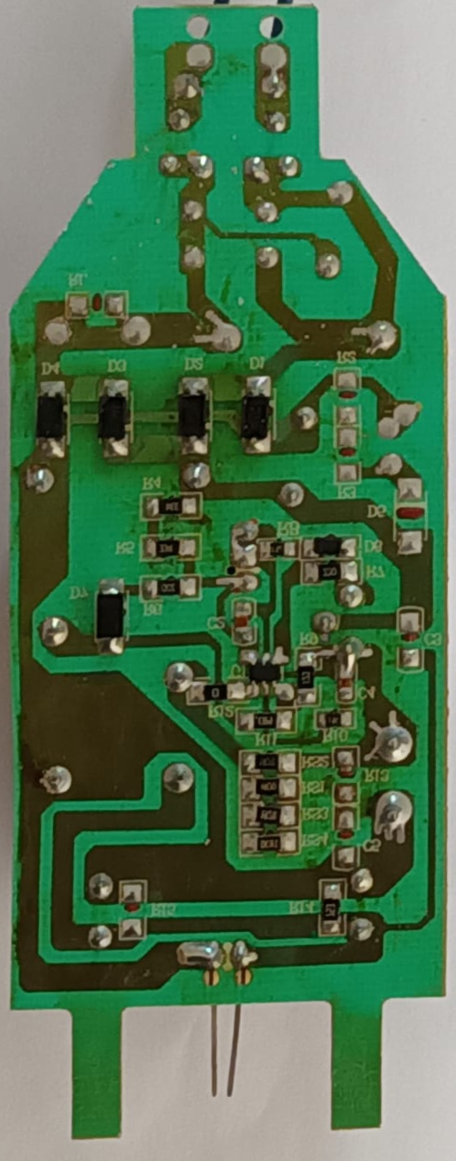
#> input picture processed_images/02_foto_inferior_alineada_vista_superior.png, 912 x 2321 px (shown at 1/2 size)
$ python colorear_redes.py
#> lines starting #> are read from the running program, lines starting #| are printed output that depends on the picture; after the words box and inside, x2 and y2 are one past the last pixel; in counts of white or black regions, pixels touching at a corner belong together
# -*- coding: utf-8 -*-
"""
Mapa de redes por color: pinta cada isla de cobre con el color de su red sobre
la foto alineada de la cara inferior y agrega una leyenda con los pads de cada red.

- Orientación: cuello abajo, pestañas arriba (como al medir con la placa volteada).
- Línea punteada = conexión medida con multímetro que no se ve como cobre
  continuo en la foto (pads de la misma red en islas distintas).
- Gris = pads cuya conexión no se ha determinado.

Entradas: cobre_islas.json, cobre_pads.json, redes_pcb.json y
processed_images/02_foto_inferior_alineada_vista_superior.png
Salida:   processed_images/15_mapa_de_redes_por_color.png

  python colorear_redes.py
"""
import colorsys
import json
import os
import sys
from collections import Counter, defaultdict

import cv2
import numpy as np

AQUI = os.path.dirname(os.path.abspath(__file__))
REPO = os.path.normpath(os.path.join(AQUI, "..", ".."))
sys.path.insert(0, AQUI)
from componentes import CONTORNO, ORIGEN_X, ORIGEN_Y, ESCALA  # noqa: E402

PPMM = 20
FIJOS = {  # colores BGR para las redes principales
    "DC+": (40, 40, 230), "DC-": (230, 90, 30), "AC_L": (20, 90, 150), "AC_N": (200, 200, 30),
    "AC_L_ENTRADA": (60, 130, 190), "AC_N_ENTRADA": (230, 230, 120),
    "LED+": (0, 150, 255), "LED-": (200, 60, 160), "VCC": (0, 220, 255), "GND_CI": (90, 90, 90),
    "COMPUERTA_CI": (60, 200, 60), "COMPUERTA_Q1": (130, 255, 130), "FB": (255, 120, 200),
    "CS": (180, 0, 255), "U1_PIN6": (255, 0, 120), "AUX_T1": (0, 120, 60),
    "RS_A": (120, 60, 255), "RS_B": (255, 200, 120),
}


def colores(nombres):
    res, libres = {}, [n for n in nombres if n not in FIJOS]
    for n in nombres:
        if n in FIJOS:
            res[n] = FIJOS[n]
    for i, n in enumerate(libres):
        r, g, b = colorsys.hsv_to_rgb((i * 0.618) % 1.0, 0.75, 0.95 if i % 2 else 0.75)
        res[n] = (int(b * 255), int(g * 255), int(r * 255))
    return res


def main():
    islas = json.load(open(os.path.join(AQUI, "cobre_islas.json"), encoding="utf-8"))
#> (reads hardware/scripts/cobre_islas.json from the repository)
    pads = {d["ref"]: d for d in json.load(open(os.path.join(AQUI, "cobre_pads.json"), encoding="utf-8"))}
#> (reads hardware/scripts/cobre_pads.json from the repository)
    red_de = json.load(open(os.path.join(AQUI, "redes_pcb.json"), encoding="utf-8"))
#> (reads hardware/scripts/redes_pcb.json from the repository)
    foto = cv2.imread(os.path.join(REPO, "processed_images", "02_foto_inferior_alineada_vista_superior.png"))
#> foto is the input picture: shape (2321, 912, 3); mean B, G, R 81.8, 116, 80.2
    H, W = foto.shape[:2]
#> H = 2321; W = 912

    cont = np.array([(ORIGEN_X + ESCALA * x, ORIGEN_Y + ESCALA * y) for x, y in CONTORNO])
    x0, y0 = cont.min(0) - 1.0

    def px(x, y):  # mm absolutos -> pixel, con volteo vertical (cuello abajo)
        return int((x - x0) * PPMM), int(H - 1 - (y - y0) * PPMM)

    cuenta = Counter(red_de.values())
    redes = sorted(n for n, k in cuenta.items() if k >= 2)
    col = colores(redes)

    # posición de cada pad
    pos = {}
    for ref, d in pads.items():
        for p in d["pads"]:
            pos.setdefault(f"{ref}.{p['num']}", (p["x"], p["y"]))

    base = cv2.addWeighted(cv2.flip(foto, 0), 0.55, np.full_like(foto, 255), 0.45, 0)
    capa = base.copy()
    isla_de_pad = {}
    for isla in islas:
        nombres = [red_de.get(f"{r}.{n}") for r, n in isla["pads"]]
        votos = Counter(n for n in nombres if n in col)
        c = col[votos.most_common(1)[0][0]] if votos else (170, 170, 170)
        for r, n in isla["pads"]:
            isla_de_pad[f"{r}.{n}"] = isla["id"]
        for poli in isla["poligonos"]:
            ext = np.array([px(x, y) for x, y in poli["exterior"]], np.int32)
            cv2.fillPoly(capa, [ext], c)
            for ag in poli["agujeros"]:
                cv2.fillPoly(capa, [np.array([px(x, y) for x, y in ag], np.int32)], base[0, 0].tolist())
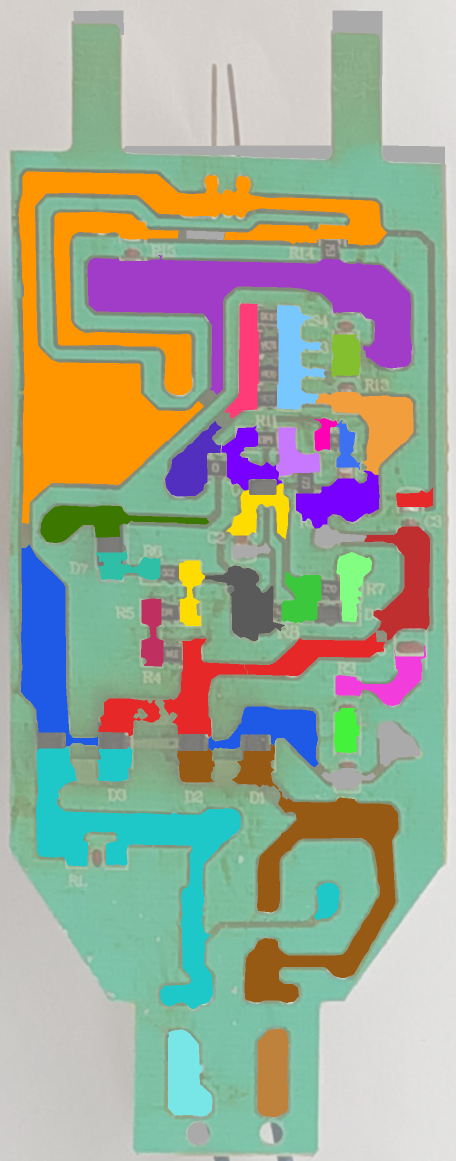
#> capa: shape (2321, 912, 3) (shown at 1/2 size); mean B, G, R 150.4, 169, 159.9
#> after the loop, isla_de_pad = 105 items
    img = cv2.addWeighted(capa, 0.7, base, 0.3, 0)
    cv2.polylines(img, [np.array([px(x, y) for x, y in cont], np.int32)], True, (0, 0, 0), 2)
#> img: shape (2321, 912, 3); mean B, G, R 151.5, 170, 157.9

    # conexiones medidas sin cobre visible: unir islas distintas de la misma red
    def punteada(a, b, c):
        a, b = np.array(a, float), np.array(b, float)
        n = max(int(np.linalg.norm(b - a) / 12), 1)
        for i in range(0, n, 2):
            p, q = a + (b - a) * i / n, a + (b - a) * min(i + 1, n) / n
            cv2.line(img, tuple(int(v) for v in p), tuple(int(v) for v in q), c, 4, cv2.LINE_AA)

    for n in redes:
        miembros = [p for p, r in red_de.items() if r == n and p in pos]
        grupos = defaultdict(list)
        for p in miembros:
            grupos[isla_de_pad.get(p, "sola-" + p)].append(p)
        grupos = list(grupos.values())
        conectados = grupos[0]
        for g in grupos[1:]:
            a, b = min(((a, b) for a in conectados for b in g),
                       key=lambda ab: np.hypot(pos[ab[0]][0] - pos[ab[1]][0], pos[ab[0]][1] - pos[ab[1]][1]))
            punteada(px(*pos[a]), px(*pos[b]), (0, 0, 0))
            punteada(px(*pos[a]), px(*pos[b]), col[n])
            conectados += g
#> this loop made 27 passes

    # pads
    for k, (x, y) in pos.items():
        n = red_de.get(k)
        c = col.get(n, (150, 150, 150))
        cv2.circle(img, px(x, y), 7, c, -1, cv2.LINE_AA)
        cv2.circle(img, px(x, y), 7, (0, 0, 0), 1, cv2.LINE_AA)
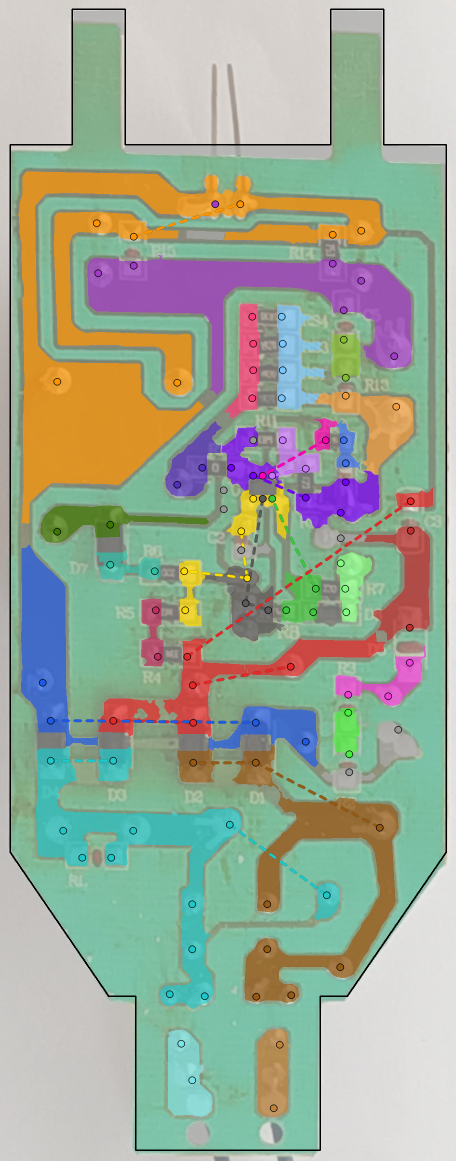
#> img: shape (2321, 912, 3) (shown at 1/2 size); mean B, G, R 150.9, 169.3, 157.4

    # nombre de cada red junto a su isla más grande
    mayor = {}
    for isla in islas:
        nombres = [red_de.get(f"{r}.{n}") for r, n in isla["pads"]]
        votos = Counter(n for n in nombres if n in col)
        if votos:
            n = votos.most_common(1)[0][0]
            if isla["area_mm2"] > mayor.get(n, (0, None))[0]:
                mayor[n] = (isla["area_mm2"], isla)
#> this loop made 48 passes
#> (nombres, votos, n) on passes 2, 3, 5, 6, 7, 8, 9, 10: (['AC_L_ENTRADA', 'AC_L_ENTRADA'], {'AC_L_ENTRADA': 2}, 'AC_L_ENTRADA'), (['AC_N_ENTRADA', 'AC_N_ENTRADA'], {'AC_N_ENTRADA': 2}, 'AC_N_ENTRADA'), (['AC_L', 'AC_L', 'AC_L', 'AC_L', 'AC_L', 'AC_L'], {'AC_L': 6}, 'AC_L'), (['AC_N'], {'AC_N': 1}, 'AC_N'), (['N-R2-1', 'N-R2-1'], {'N-R2-1': 2}, 'N-R2-1'), (['N-CE1-1', 'N-CE1-1', 'N-CE1-1'], {'N-CE1-1': 3}, 'N-CE1-1'), (['N-R4-1', 'N-R4-1'], {'N-R4-1': 2}, 'N-R4-1'), (['GND_CI'], {'GND_CI': 1}, 'GND_CI')
#> (votos, n) on pass 4: ({'AC_N': 10}, 'AC_N')
#> after the loop, mayor = 27 items
    for n, (_, isla) in mayor.items():
        p = np.array(isla["poligonos"][0]["exterior"]).mean(0)
        x, y = px(*p)
        for grosor, c in ((5, (255, 255, 255)), (2, (0, 0, 0))):
            cv2.putText(img, n, (x - 6 * len(n), y), cv2.FONT_HERSHEY_SIMPLEX, 0.6, c, grosor, cv2.LINE_AA)
#> this loop made 27 passes
#> (n, p, x, y) on passes 1 to 12: ('AC_L_ENTRADA', [126, 57.73], 551, 2145), ('AC_N_ENTRADA', [117.6, 57.81], 382, 2143), ('AC_N', [113.1, 77.89], 293, 1742), ('AC_L', [129.7, 75.26], 625, 1794), ('N-R2-1', [133.4, 92.06], 698, 1458), ('N-CE1-1', [136.9, 97.16], 769, 1356), ('N-R4-1', [113.6, 101.1], 303, 1278), ('GND_CI', [123.2, 105.1], 495, 1198), ('VCC', [124.6, 114], 522, 1020), ('COMPUERTA_CI', [128.4, 104.9], 598, 1201), ('COMPUERTA_Q1', [133.9, 106.3], 709, 1173), ('N-D7-2', [111, 108.4], 251, 1131)
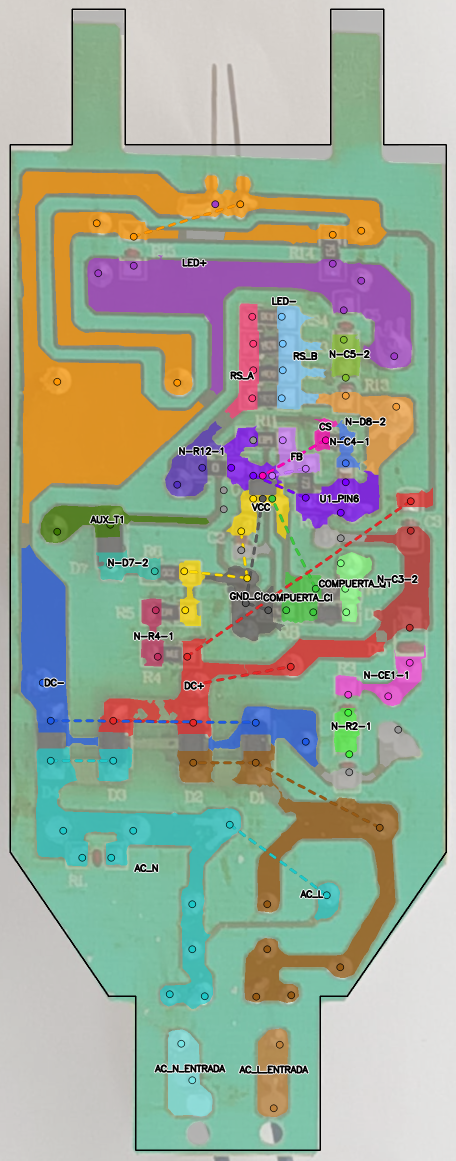
#> img: shape (2321, 912, 3) (shown at 1/2 size); 1.67% of pixels changed, all inside (x1, y1, x2, y2) = (86, 514, 838, 2150)

    # leyenda
    leyenda = np.full((H, 760, 3), 255, np.uint8)
#> leyenda: shape (2321, 760, 3); every value is 255
    cv2.putText(leyenda, "Redes de la PCB JT047-V1 (cara inferior,", (15, 40), cv2.FONT_HERSHEY_SIMPLEX, 0.7, (0, 0, 0), 2)
    cv2.putText(leyenda, "cuello abajo, como al medir)", (15, 70), cv2.FONT_HERSHEY_SIMPLEX, 0.7, (0, 0, 0), 2)
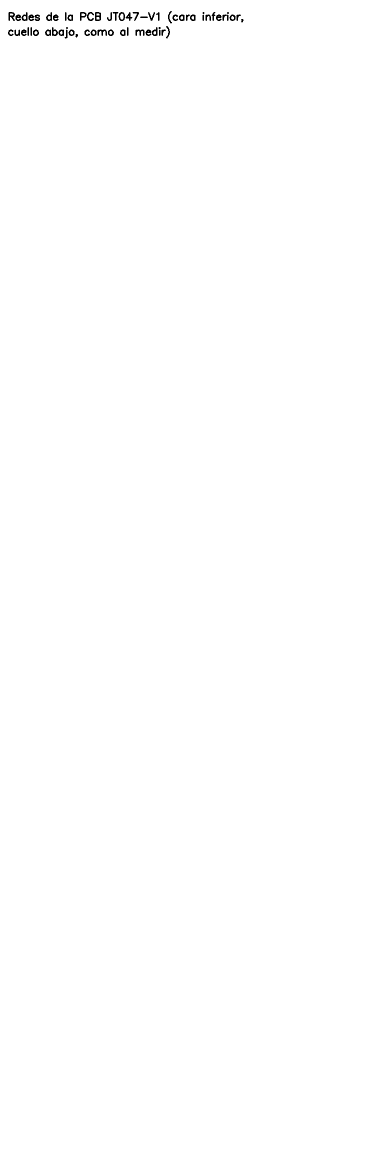
#> leyenda: shape (2321, 760, 3) (shown at 1/2 size); 99.7% white; 61 black regions (4 under 20 px), largest, box (x1, y1, x2, y2) and area: (190, 24, 202, 42) 153, (17, 24, 30, 42) 142, (195, 59, 214, 72) 135
    yy = 115
    for n in redes:
        miembros = sorted(p for p, r in red_de.items() if r == n)
        cv2.rectangle(leyenda, (15, yy - 18), (45, yy + 4), col[n], -1)
        cv2.rectangle(leyenda, (15, yy - 18), (45, yy + 4), (0, 0, 0), 1)
        cv2.putText(leyenda, n, (55, yy), cv2.FONT_HERSHEY_SIMPLEX, 0.6, (0, 0, 0), 2)
        linea, yy2 = "", yy + 24
        for m in miembros:
            if len(linea) + len(m) > 58:
                cv2.putText(leyenda, linea, (55, yy2), cv2.FONT_HERSHEY_SIMPLEX, 0.45, (60, 60, 60), 1)
                linea, yy2 = "", yy2 + 20
            linea += m + "  "
        cv2.putText(leyenda, linea, (55, yy2), cv2.FONT_HERSHEY_SIMPLEX, 0.45, (60, 60, 60), 1)
        yy = yy2 + 36
#> this loop made 27 passes
#> miembros on passes 2, 4, 5, 6, 7, 8, 9, 10, 11, 12, 13: ['F1.1', 'P1.1'], ['P1.2', 'R1.1'], ['D7.1', 'T1.1'], ['D6.1', 'R7.1', 'R8.2', 'U1.3'], ['D6.2', 'Q1.1', 'R7.2'], ['R10.1', 'U1.5'], ['C3.1', 'C6.1', 'D2.1', 'D3.1', 'R4.2', 'VR3.2'], ['C6.2', 'D1.2', 'D4.2', 'VR3.1'], ['R11.2', 'R9.1', 'U1.4'], ['CE2.2', 'R8.1', 'U1.2'], ['CE3.1', 'CE4.1', 'J1.2', 'R14.1', 'R15.1', 'T1.2', 'T1.4']
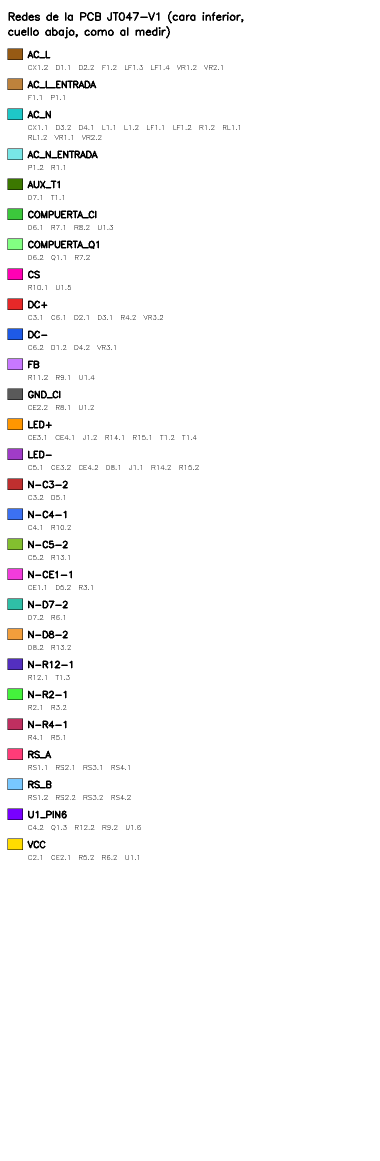
#> leyenda: shape (2321, 760, 3) (shown at 1/2 size); 2.28% of pixels changed, all inside (x1, y1, x2, y2) = (15, 97, 480, 1720); drawn as B, G, R
    for t in ("Linea punteada = conexion medida que no se ve",
              "como cobre continuo en la foto (por rutear).",
              "Gris = conexion no determinada."):
        cv2.putText(leyenda, t, (15, yy), cv2.FONT_HERSHEY_SIMPLEX, 0.5, (0, 0, 0), 1)
        yy += 24
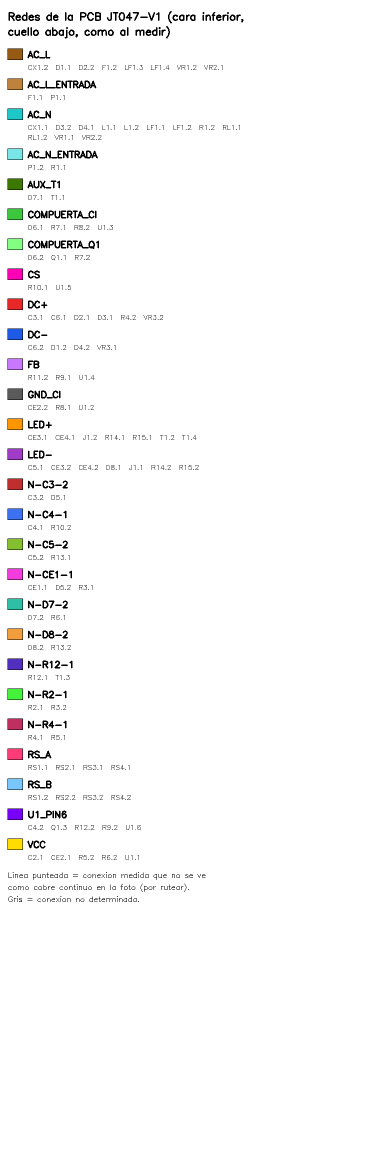
#> leyenda: shape (2321, 760, 3) (shown at 1/2 size); 0.11% of pixels changed, all inside (x1, y1, x2, y2) = (17, 1744, 411, 1804); drawn as B, G, R
#> after the loop, yy = 1827

    salida = os.path.join(REPO, "processed_images", "15_mapa_de_redes_por_color.png")
    cv2.imwrite(salida, np.hstack([img, leyenda]))
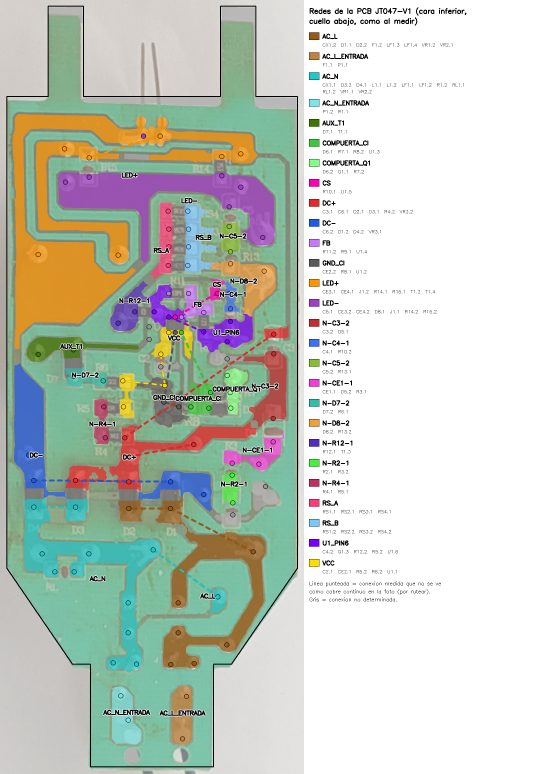
#> saved as 15_mapa_de_redes_por_color.png: shape (2321, 1672, 3) (shown at 1/3 size); mean B, G, R 195.7, 205.6, 199.3
    print("escrito:", salida, len(redes), "redes")


if __name__ == "__main__":
    main()
